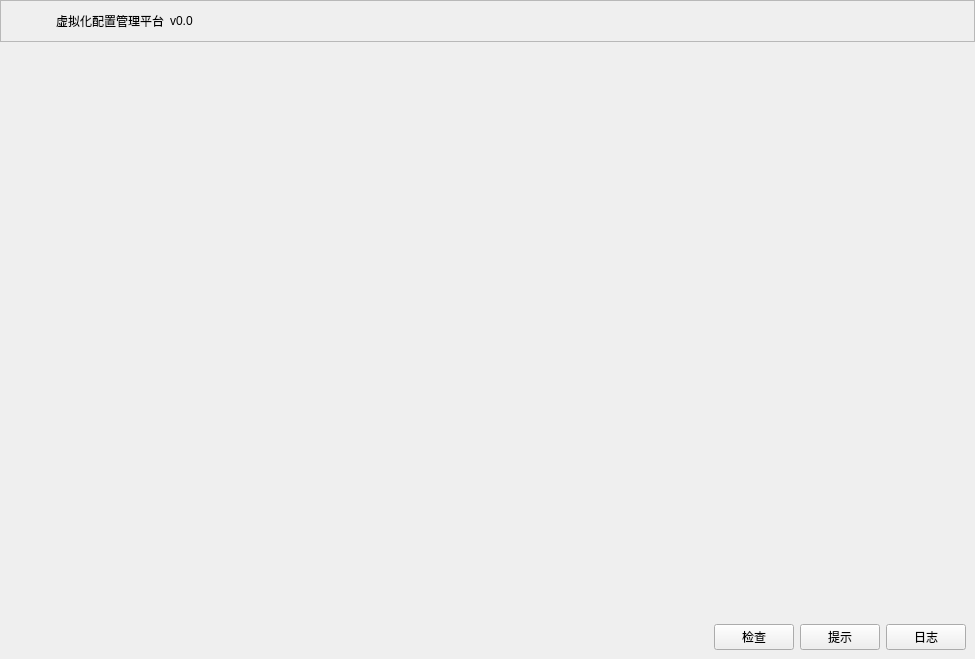
<?xml version="1.0" encoding="UTF-8"?>
<ui version="4.0">
 <class>MainWindow</class>
 <widget class="QWidget" name="MainWindow">
  <property name="geometry">
   <rect>
    <x>0</x>
    <y>0</y>
    <width>975</width>
    <height>659</height>
   </rect>
  </property>
  <property name="windowTitle">
   <string>Form</string>
  </property>
  <layout class="QVBoxLayout" name="verticalLayout">
   <property name="spacing">
    <number>0</number>
   </property>
   <property name="leftMargin">
    <number>0</number>
   </property>
   <property name="topMargin">
    <number>0</number>
   </property>
   <property name="rightMargin">
    <number>0</number>
   </property>
   <property name="bottomMargin">
    <number>0</number>
   </property>
   <item>
    <widget class="QFrame" name="frame_window_title">
     <property name="frameShape">
      <enum>QFrame::StyledPanel</enum>
     </property>
     <property name="frameShadow">
      <enum>QFrame::Raised</enum>
     </property>
     <layout class="QHBoxLayout" name="horizontalLayout">
      <item>
       <widget class="QPushButton" name="btn_logo">
        <property name="text">
         <string/>
        </property>
        <property name="flat">
         <bool>true</bool>
        </property>
       </widget>
      </item>
      <item>
       <widget class="QLabel" name="label_title">
        <property name="text">
         <string>虚拟化配置管理平台</string>
        </property>
       </widget>
      </item>
      <item>
       <widget class="QLabel" name="label_version">
        <property name="text">
         <string>v0.0</string>
        </property>
       </widget>
      </item>
      <item>
       <spacer name="horizontalSpacer">
        <property name="orientation">
         <enum>Qt::Horizontal</enum>
        </property>
        <property name="sizeHint" stdset="0">
         <size>
          <width>40</width>
          <height>20</height>
         </size>
        </property>
       </spacer>
      </item>
      <item>
       <widget class="QPushButton" name="btn_minimize">
        <property name="text">
         <string/>
        </property>
        <property name="flat">
         <bool>true</bool>
        </property>
       </widget>
      </item>
      <item>
       <widget class="QPushButton" name="btn_maximize">
        <property name="text">
         <string/>
        </property>
        <property name="flat">
         <bool>true</bool>
        </property>
       </widget>
      </item>
      <item>
       <widget class="QPushButton" name="btn_close">
        <property name="text">
         <string/>
        </property>
        <property name="flat">
         <bool>true</bool>
        </property>
       </widget>
      </item>
     </layout>
    </widget>
   </item>
   <item>
    <widget class="QSplitter" name="splitter">
     <property name="lineWidth">
      <number>0</number>
     </property>
     <property name="orientation">
      <enum>Qt::Vertical</enum>
     </property>
     <property name="handleWidth">
      <number>0</number>
     </property>
     <widget class="QStackedWidget" name="stacked_widget">
      <property name="sizePolicy">
       <sizepolicy hsizetype="Preferred" vsizetype="Expanding">
        <horstretch>0</horstretch>
        <verstretch>0</verstretch>
       </sizepolicy>
      </property>
     </widget>
     <widget class="QFrame" name="frame_tools">
      <property name="frameShape">
       <enum>QFrame::NoFrame</enum>
      </property>
      <property name="frameShadow">
       <enum>QFrame::Raised</enum>
      </property>
      <layout class="QHBoxLayout" name="horizontalLayout_2">
       <property name="spacing">
        <number>0</number>
       </property>
       <property name="leftMargin">
        <number>10</number>
       </property>
       <property name="topMargin">
        <number>10</number>
       </property>
       <property name="rightMargin">
        <number>10</number>
       </property>
       <property name="bottomMargin">
        <number>0</number>
       </property>
      </layout>
     </widget>
    </widget>
   </item>
   <item>
    <widget class="QFrame" name="frame_status">
     <property name="frameShape">
      <enum>QFrame::NoFrame</enum>
     </property>
     <property name="frameShadow">
      <enum>QFrame::Raised</enum>
     </property>
     <layout class="QHBoxLayout" name="horizontalLayout_3">
      <property name="leftMargin">
       <number>9</number>
      </property>
      <property name="topMargin">
       <number>9</number>
      </property>
      <property name="rightMargin">
       <number>9</number>
      </property>
      <property name="bottomMargin">
       <number>9</number>
      </property>
      <item>
       <spacer name="horizontalSpacer_2">
        <property name="orientation">
         <enum>Qt::Horizontal</enum>
        </property>
        <property name="sizeHint" stdset="0">
         <size>
          <width>40</width>
          <height>20</height>
         </size>
        </property>
       </spacer>
      </item>
      <item>
       <widget class="QPushButton" name="btn_check">
        <property name="text">
         <string>检查</string>
        </property>
        <property name="checkable">
         <bool>true</bool>
        </property>
       </widget>
      </item>
      <item>
       <widget class="QPushButton" name="btn_tip">
        <property name="text">
         <string>提示</string>
        </property>
        <property name="checkable">
         <bool>true</bool>
        </property>
       </widget>
      </item>
      <item>
       <widget class="QPushButton" name="btn_log">
        <property name="text">
         <string>日志</string>
        </property>
        <property name="checkable">
         <bool>true</bool>
        </property>
       </widget>
      </item>
     </layout>
    </widget>
   </item>
  </layout>
 </widget>
 <resources/>
 <connections/>
</ui>
